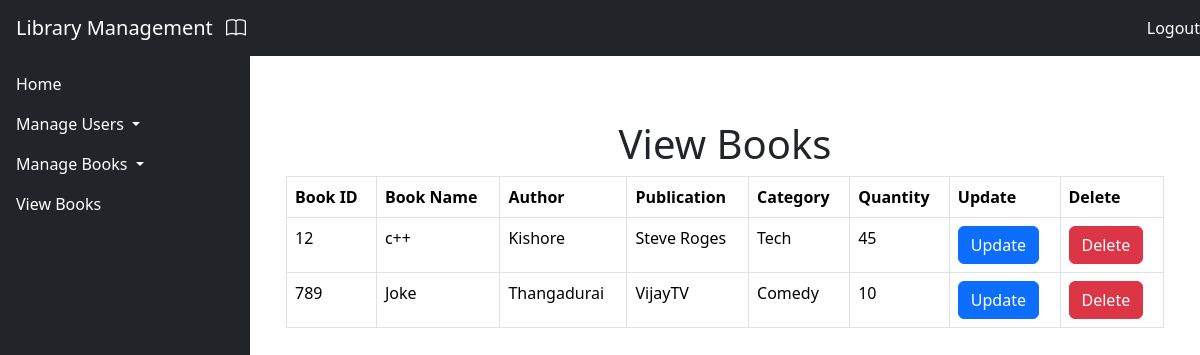
/view_books/, run on an earlier commit of the app's database.
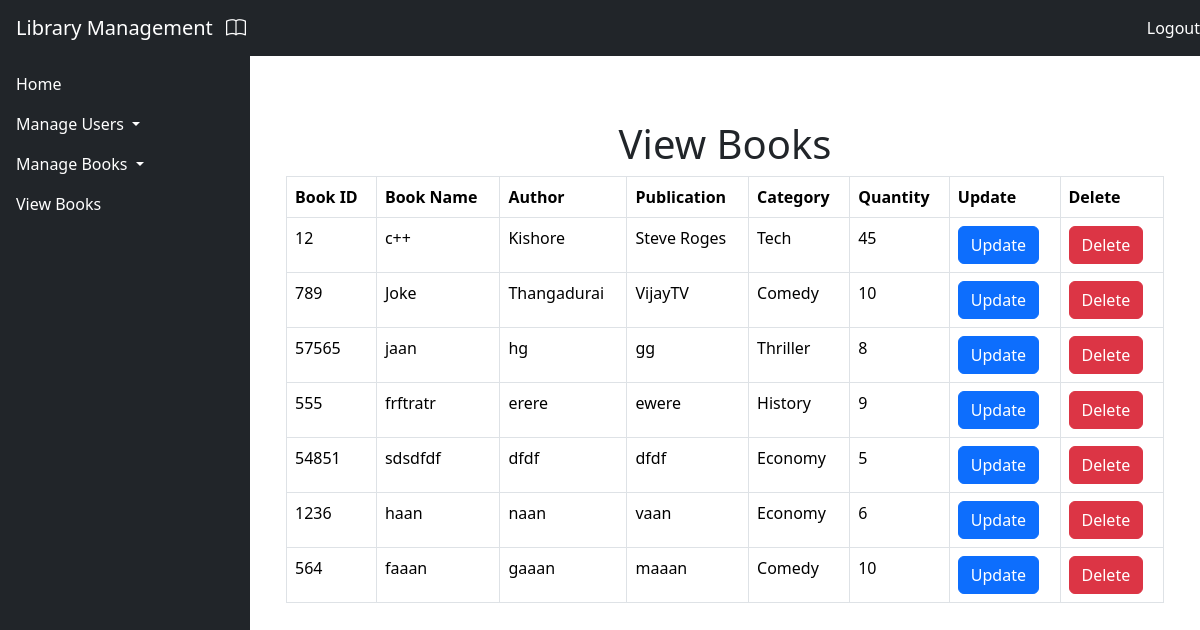
And on a later commit of the database.
### Library/models.py (models this page shows, shortened)
class Book(models.Model):
    title = models.CharField(max_length=200)
    author = models.CharField(max_length=100)
    publisher = models.CharField(max_length=100)
    quantity = models.IntegerField(default=0)
    categories = models.ManyToManyField(Category, related_name='books')
    availability_status = models.CharField(max_length=10, default="Available")
    isbn = models.CharField(max_length=20, blank=True, null=True)

class Category(models.Model):
    name = models.CharField(max_length=100)

### Library/views.py (the view)
# urls.py: path('view_books/', viewBooks, name='view_books'),
def  viewBooks(request):
    books = Book.objects.all()
    categories = Category.objects.all()
    return render(request, 'view_books.html', {'books': books, 'categories': categories})

### Library/templates/view_books.html (shortened to what this page needs)
{% extends 'base.html' %}
{% block content %}
<div class="container mt-5">
    <h1 class="text-center">View Books</h1>
<table class="table table-bordered">
    <thead>
        <tr>
            <th>Book ID</th>
            <th>Book Name</th>
            <th>Author</th>
            <th>Publication</th>
            <th>Category</th>
            <th>Quantity</th>
            <th>Update</th>
            <th>Delete</th>
        </tr>
    </thead>
    <tbody>
        {% for book in books %}
        <tr>
            <td>{{ book.isbn }}</td>
            <td>{{ book.title }}</td>
            <td>{{ book.author }}</td>
            <td>{{ book.publisher }}</td>
            <td>
                {% if book.categories %}
                    {% for category in book.categories.all %}
                        {{ category.name }} {% if not forloop.last %}, {% endif %}
                    {% endfor %}
                {% else %}
                    No Categories
                {% endif %}
            </td>
            <td>{{ book.quantity }}</td>
            <td><button class="btn btn-primary" data-bs-toggle="modal" data-bs-target="#editBookModal{{ book.id }}">Update</button></td>
            <td><a href="{%url 'delete_book' book.id%}" class="btn btn-danger">Delete</a></td>
        </tr>
        {% endfor %}
    </tbody>
</table>
</div>
{% endblock %}

What changed in the data, as far as the page shows it:
added Book: isbn "57565", title "jaan", author "hg", publisher "gg", quantity "8"
now on this page (row unchanged): Category: name "Thriller", shown under "57565"
added Book: isbn "555", title "frftratr", author "erere", publisher "ewere", quantity "9"
now on this page (row unchanged): Category: name "History", shown under "555"
added Book: isbn "54851", title "sdsdfdf", author "dfdf", publisher "dfdf", quantity "5"
now on this page (row unchanged): Category: name "Economy"
added Book: isbn "1236", title "haan", author "naan", publisher "vaan", quantity "6"
added Book: isbn "564", title "faaan", author "gaaan", publisher "maaan", quantity "10", Category (name "Comedy")
